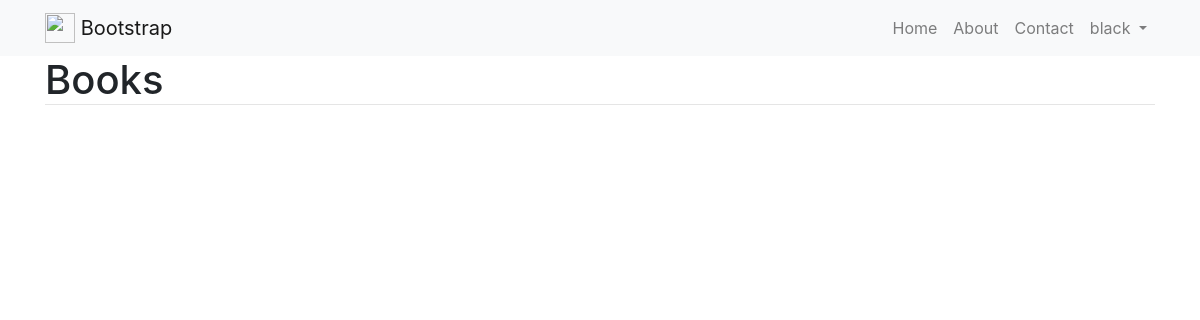
The app's page /user/settings/books (signed in), older data.
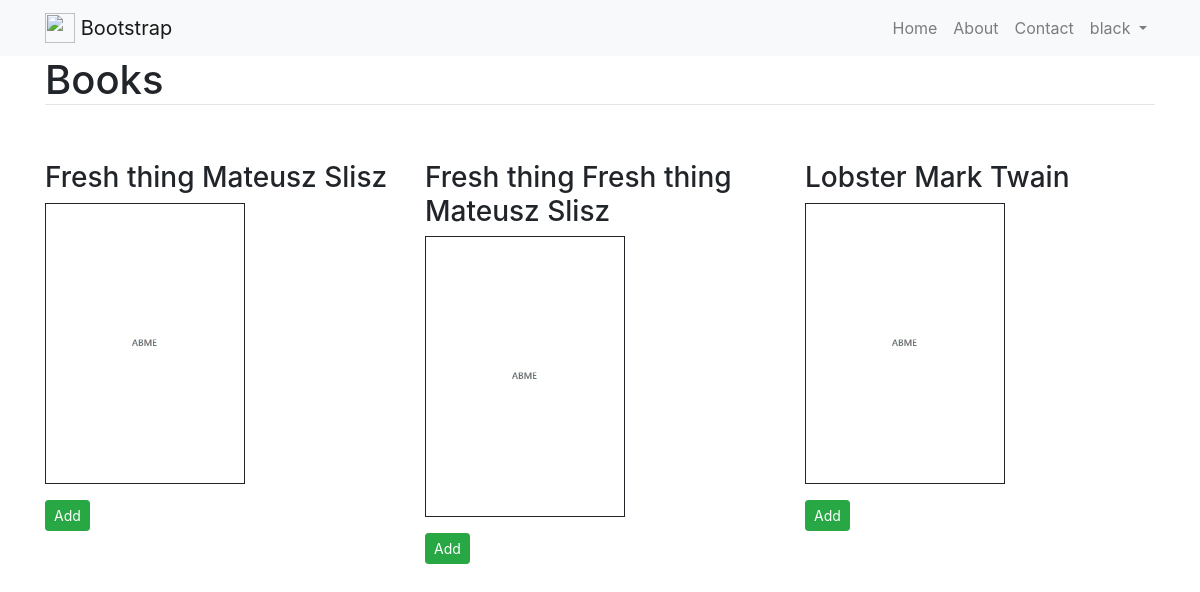
The same page, newer data.
### api/models.py (models this page shows, shortened)
class Book(models.Model):
    title = models.CharField(max_length=60)
    author = models.ForeignKey(Author)
    image = models.ImageField(upload_to="images/", default="images/none/blank_poster.jpg")

class Author(models.Model):
    first_name = models.CharField(max_length=20)
    last_name = models.CharField(max_length=20)
    def __str__(self):
        return f'{self.first_name} {self.last_name}'

### user/views.py (the view)
@login_required
def settings_books(request):
    add_book_id = request.GET.get('add_book_id', None)
    del_book_id = request.GET.get('del_book_id', None)
    activ_user = get_object_or_404(User, username=request.user)
    activ_profile = get_object_or_404(Profile, user=activ_user)
    if request.method == 'GET' and add_book_id is not None:
        book = get_object_or_404(Book, id=add_book_id)
        activ_profile.book.add(book)
        context = {
            'book': book,
        }
    if request.method == 'GET' and del_book_id is not None:
        book = get_object_or_404(Book, id=del_book_id)
        activ_profile.book.remove(book)
    p_books = activ_profile.book.all()
    books = Book.objects.all()
    context = {
        'books': books,
        'p_books': p_books,
        'activ_profile': activ_profile,
    }
    return render(request, 'user/settings_books.html', context)

### user/templates/user/settings_books.html (shortened to what this page needs)
{% extends "base.html" %}
{% load staticfiles %}
{% block content %}
    <h1 style="border-bottom: 1px solid #e5e5e5">Books</h1>
    <div class="row">
    {% for book in books %}
        <div class="col-sm-6 col-md-4"><br><br>
            <h3>{{ book.title }} {{ book.author }}</h3>
            <figure>
                <img height="281" width="200" src="{{ book.image.url }}" style="border: 1px solid">
            </figure>
            {% if book not in p_books %}
            <a class="addbutton btn btn-sm btn-success" id="add {{ book.id }} " href="" add_data-catid=" {{ book.id }} ">
                Add
            </a>
            {% endif %}
        </div>
    {% endfor %}
    </div>
{% endblock %}

Row changes from the older to the newer data that the page shows:
added Book: title "Fresh thing", author "Mateusz Slisz", image (placeholder picture)
added Book: title "Fresh thing Fresh thing", author "Mateusz Slisz", image (placeholder picture)
added Book: title "Lobster", author "Mark Twain", image (placeholder picture)
